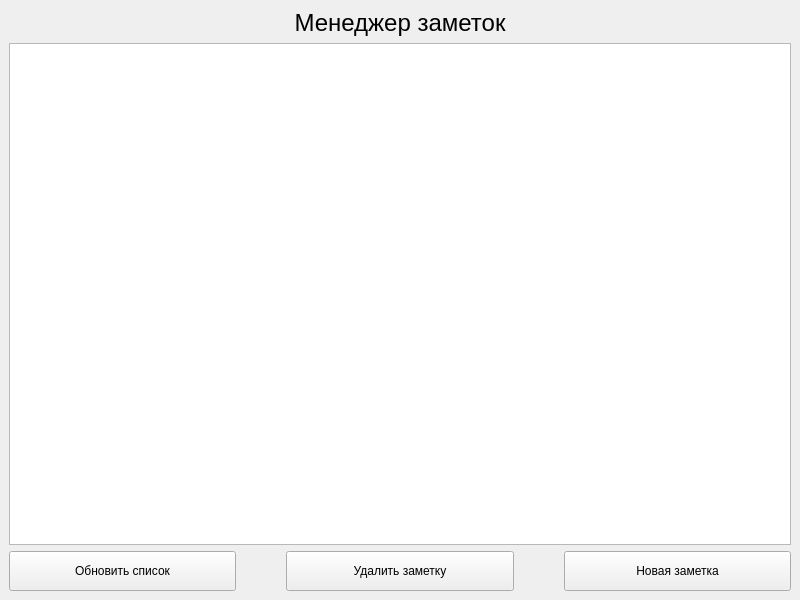
<?xml version="1.0" encoding="UTF-8"?>
<ui version="4.0">
 <class>MainWindow</class>
 <widget class="QMainWindow" name="MainWindow">
  <property name="geometry">
   <rect>
    <x>0</x>
    <y>0</y>
    <width>800</width>
    <height>600</height>
   </rect>
  </property>
  <property name="sizePolicy">
   <sizepolicy hsizetype="Preferred" vsizetype="Preferred">
    <horstretch>0</horstretch>
    <verstretch>0</verstretch>
   </sizepolicy>
  </property>
  <property name="windowTitle">
   <string>Менеджер заметок</string>
  </property>
  <property name="documentMode">
   <bool>false</bool>
  </property>
  <property name="tabShape">
   <enum>QTabWidget::Rounded</enum>
  </property>
  <widget class="QWidget" name="centralwidget">
   <property name="enabled">
    <bool>true</bool>
   </property>
   <property name="sizePolicy">
    <sizepolicy hsizetype="Preferred" vsizetype="Preferred">
     <horstretch>0</horstretch>
     <verstretch>0</verstretch>
    </sizepolicy>
   </property>
   <layout class="QGridLayout" name="gridLayout">
    <item row="2" column="0">
     <widget class="QListWidget" name="ListOfNotes">
      <property name="font">
       <font>
        <pointsize>14</pointsize>
       </font>
      </property>
     </widget>
    </item>
    <item row="3" column="0">
     <layout class="QHBoxLayout" name="horizontalLayout">
      <property name="spacing">
       <number>50</number>
      </property>
      <item>
       <widget class="QPushButton" name="pushButton">
        <property name="minimumSize">
         <size>
          <width>0</width>
          <height>40</height>
         </size>
        </property>
        <property name="text">
         <string>Обновить список</string>
        </property>
       </widget>
      </item>
      <item>
       <widget class="QPushButton" name="DeleteNote">
        <property name="minimumSize">
         <size>
          <width>0</width>
          <height>40</height>
         </size>
        </property>
        <property name="text">
         <string>Удалить заметку</string>
        </property>
       </widget>
      </item>
      <item>
       <widget class="QPushButton" name="createnewnote">
        <property name="minimumSize">
         <size>
          <width>0</width>
          <height>40</height>
         </size>
        </property>
        <property name="text">
         <string>Новая заметка</string>
        </property>
       </widget>
      </item>
     </layout>
    </item>
    <item row="1" column="0">
     <widget class="QLabel" name="label">
      <property name="font">
       <font>
        <pointsize>24</pointsize>
        <italic>false</italic>
       </font>
      </property>
      <property name="text">
       <string>&lt;html&gt;&lt;head/&gt;&lt;body&gt;&lt;p&gt;&lt;span style=&quot; font-size:18pt;&quot;&gt;Менеджер заметок&lt;/span&gt;&lt;/p&gt;&lt;/body&gt;&lt;/html&gt;</string>
      </property>
      <property name="textFormat">
       <enum>Qt::AutoText</enum>
      </property>
      <property name="alignment">
       <set>Qt::AlignCenter</set>
      </property>
     </widget>
    </item>
   </layout>
  </widget>
 </widget>
 <resources/>
 <connections/>
</ui>
